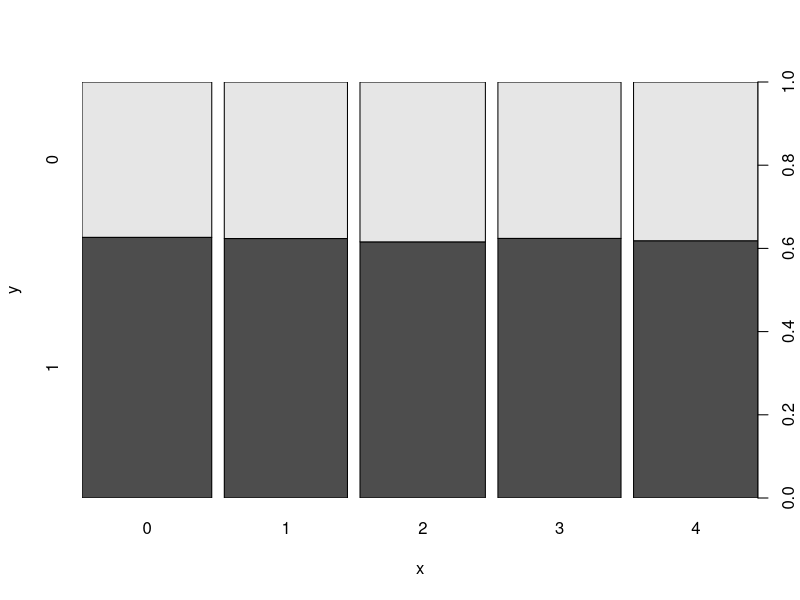
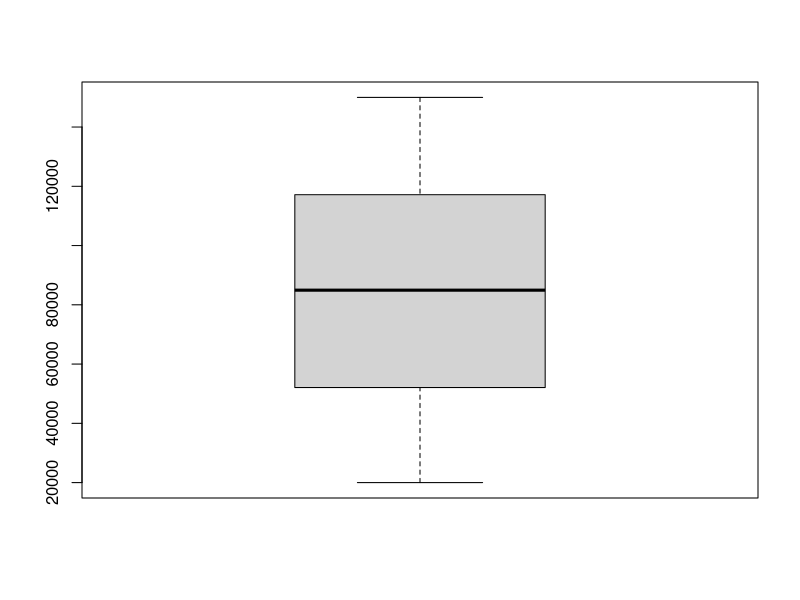
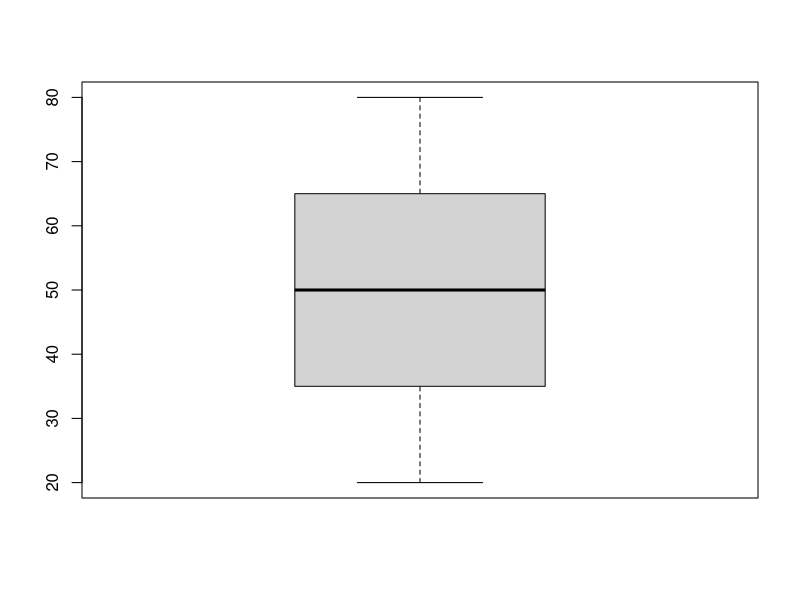
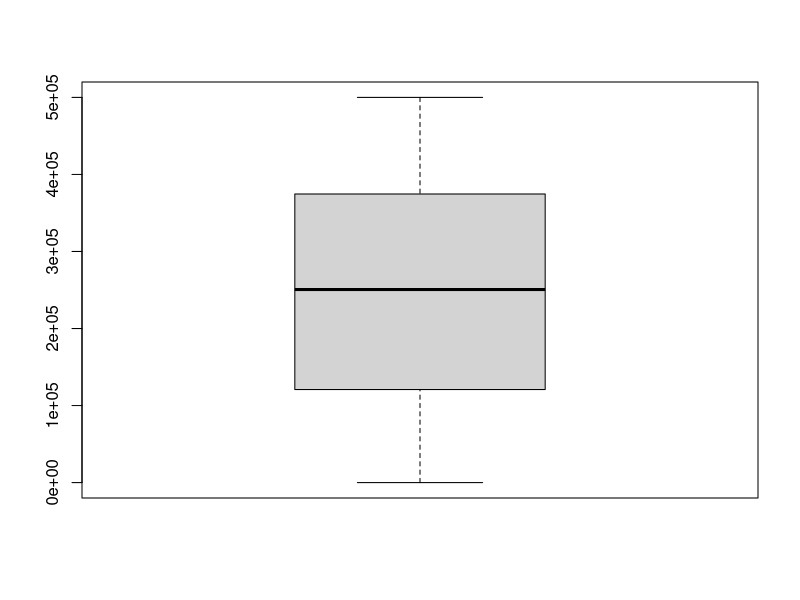
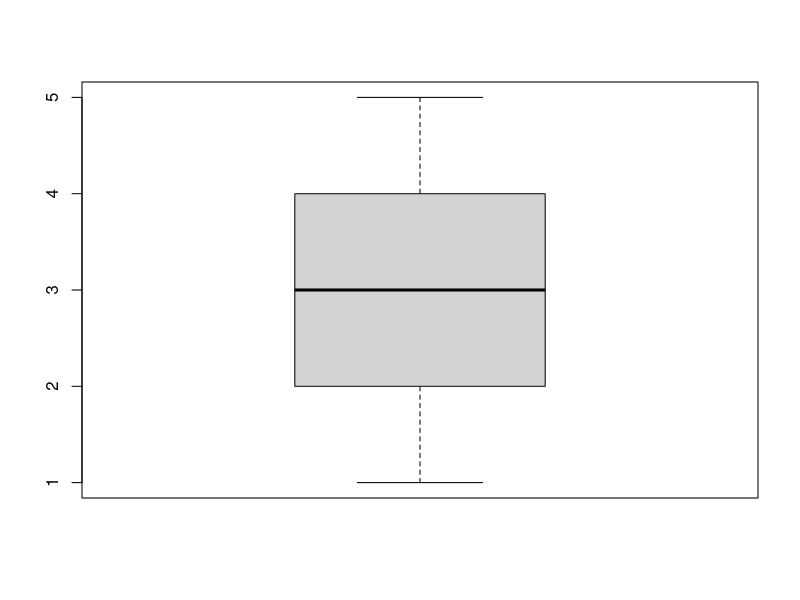
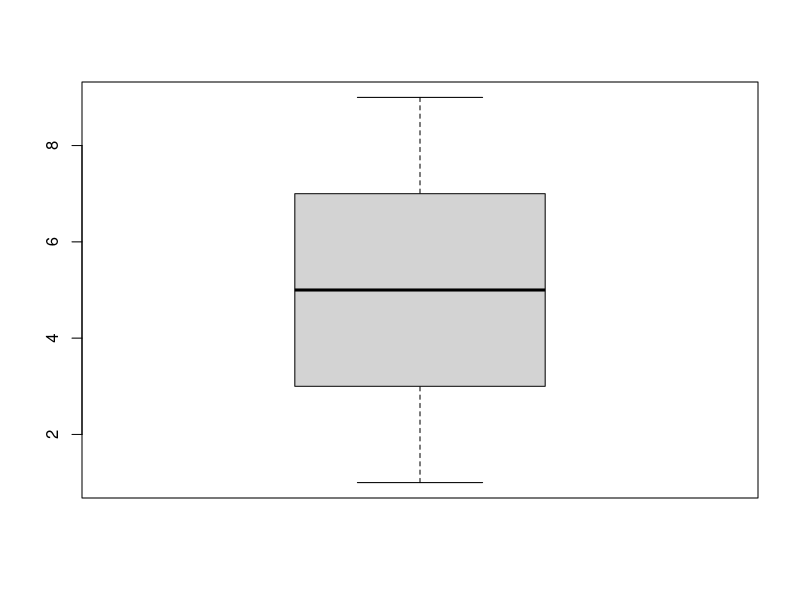
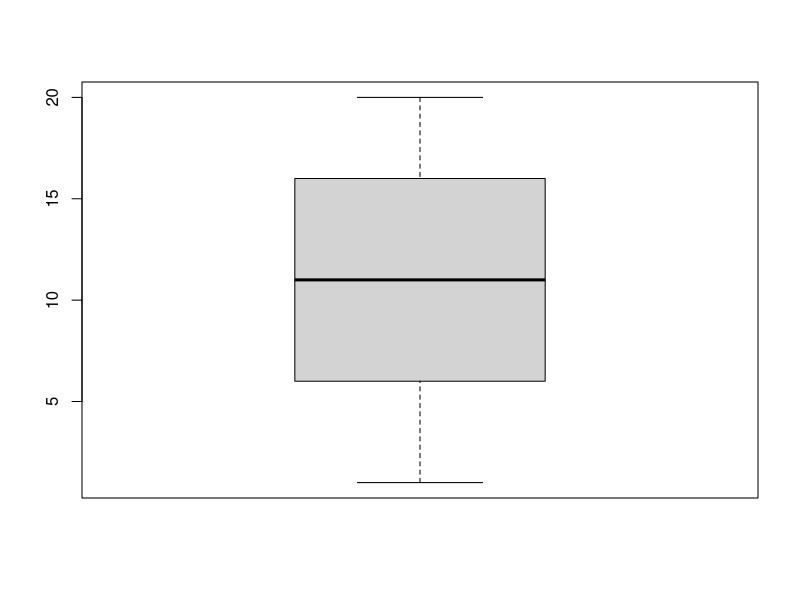
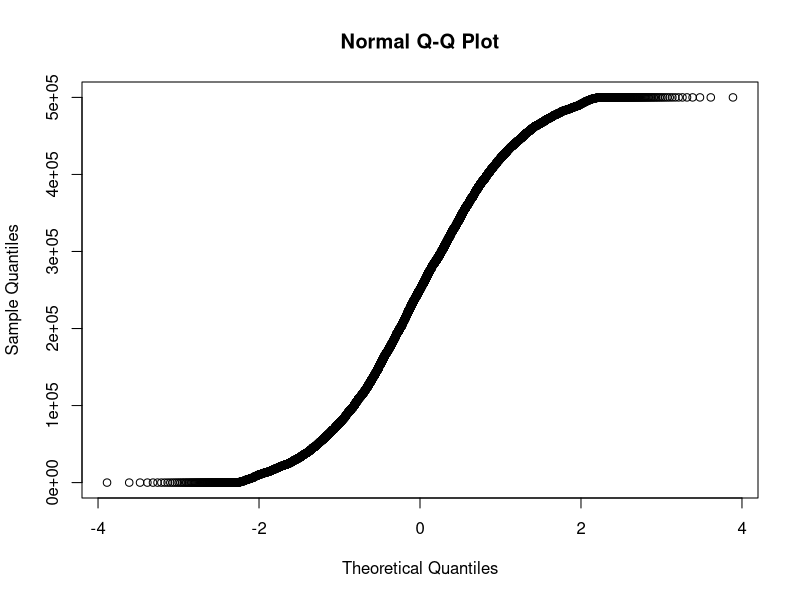

These charts were generated, in order, by the following R code: (Note: this script raises an error after producing the figures.)
#C5.0  10-fold cross validation
#dataframe = CompleteResponses
#Y Value = brand

library(readr)
library(rstudioapi)
library(caret)
library(ggplot2)

#Uploading data set
setwd(dirname(getActiveDocumentContext()$path))
CompleteResponses <- read.csv("../Data/CompleteResponses.csv")
setwd(dirname(getActiveDocumentContext()$path)) # One time is enought
SurveyIncomplete <- read.csv("../Data/SurveyIncomplete.csv")

#Exploring data
attributes(CompleteResponses)
summary(CompleteResponses)
str(CompleteResponses)
sum(is.na(CompleteResponses))

#Preprocessing
CompleteResponses$elevel<-as.factor(CompleteResponses$elevel)
CompleteResponses$car<-as.factor(CompleteResponses$car)
CompleteResponses$zipcode<-as.factor(CompleteResponses$zipcode)
CompleteResponses$brand<-as.factor(CompleteResponses$brand)

SurveyIncomplete$elevel<-as.factor(SurveyIncomplete$elevel)
SurveyIncomplete$car<-as.factor(SurveyIncomplete$car)
SurveyIncomplete$zipcode<-as.factor(SurveyIncomplete$zipcode)
SurveyIncomplete$brand<-as.factor(SurveyIncomplete$brand)

#Plots
plot(CompleteResponses$elevel, CompleteResponses$brand)
boxplot(CompleteResponses$salary)
boxplot(CompleteResponses$age)
boxplot(CompleteResponses$credit)
boxplot(CompleteResponses$elevel) # Does not work
boxplot(CompleteResponses$zipcode) # Does not work
boxplot(CompleteResponses$car) # Does not work
qqnorm(CompleteResponses$credit)

#Analysis of correlation for feature selection
summary(aov(CompleteResponses$salary ~ CompleteResponses$brand, data = CompleteResponses))
summary(aov(CompleteResponses$age ~ CompleteResponses$brand, data = CompleteResponses))
summary(aov(CompleteResponses$credit ~ CompleteResponses$brand, data = CompleteResponses))
chisq.test(CompleteResponses$elevel, CompleteResponses$brand)
chisq.test(CompleteResponses$car, CompleteResponses$brand)
chisq.test(CompleteResponses$zipcode, CompleteResponses$brand)
cor(CompleteResponses$salary, CompleteResponses$age)
cor(CompleteResponses$salary, CompleteResponses$credit)
cor(CompleteResponses$age, CompleteResponses$credit)
ggplot(data = CompleteResponses, aes(x=CompleteResponses$salary, y=CompleteResponses$age)) + geom_point()

#Training and testing sets
inTraining <- createDataPartition(CompleteResponses$brand, p = .75, list = FALSE)
training <- CompleteResponses[inTraining,]
testing <- CompleteResponses[-inTraining,]
nrow(training)
nrow(testing)

#SetSeed
set.seed(123)

#10 fold cross validation
fitControl <- trainControl(method = "repeatedcv", number = 10, repeats = 1)

#Training model all features OOB Automatic Tuning Grid with a tuneLength of 2
C5.0feat <- train(brand~ ., data = training, method = "C5.0",
                  trControl=fitControl, tuneLength = 2)
C5.0feat
#Feat selection
varImp(C5.0feat)

#Training model 2 features OOB Automatic Tuning Grid with a tuneLength of 2
C5.0feat2 <- train(brand~ salary+age, data = training, method = "C5.0",
                   trControl=fitControl, tuneLength = 2)
C5.0feat2

#Training model 2 features Optimized tuneLength of 20
C5.0feat2_opt <- train(brand~ salary+age, data = training, method = "C5.0",
                       trControl = fitControl, tuneLength = 20)
C5.0feat2_opt

#Test predictions
C5.0_predictions <- predict(C5.0feat2_opt,testing)
C5.0_predictions

#Metrics and errors
postResample(pred = C5.0_predictions,obs = testing$brand)
confusionMatrix(C5.0_predictions, testing$brand)
names(testing)
testing$prediction <- C5.0_predictions
testing$error <- testing$brand == testing$prediction
summary(testing$error)
ggplot(testing, aes(x=testing$age, y=testing$salary)) +geom_point(aes(col=testing$error)) # Nice, but you can do it like this as well (more simple I think)
# Nice, but you can do it like this as well (more simple I think)
ggplot(testing, aes(age, salary, color = prediction)) +
  geom_point()

ggplot(testing, aes(x=testing$age, y=testing$salary)) +geom_point(aes(col=testing$prediction))

#Real predictions
survey_predictions <- predict(C5.0feat2_opt,SurveyIncomplete)
survey_predictions
summary(survey_predictions)
plot(survey_predictions)
ggplot(SurveyIncomplete, aes(x=SurveyIncomplete$age, y=SurveyIncomplete$salary)) +geom_point(aes(col=survey_predictions))
SurveyIncomplete$brandprediction <- survey_predictions
SurveyIncomplete$brand <- NULL
SurveyIncomplete$prediction <- NULL
write.csv(SurveyIncomplete)
write.csv(SurveyIncomplete,"~/Desktop/Ubiqum/Módulo 2/Task2/Data/SurveyIncomplete.cs"   )# Careful to keep making the path relative !
